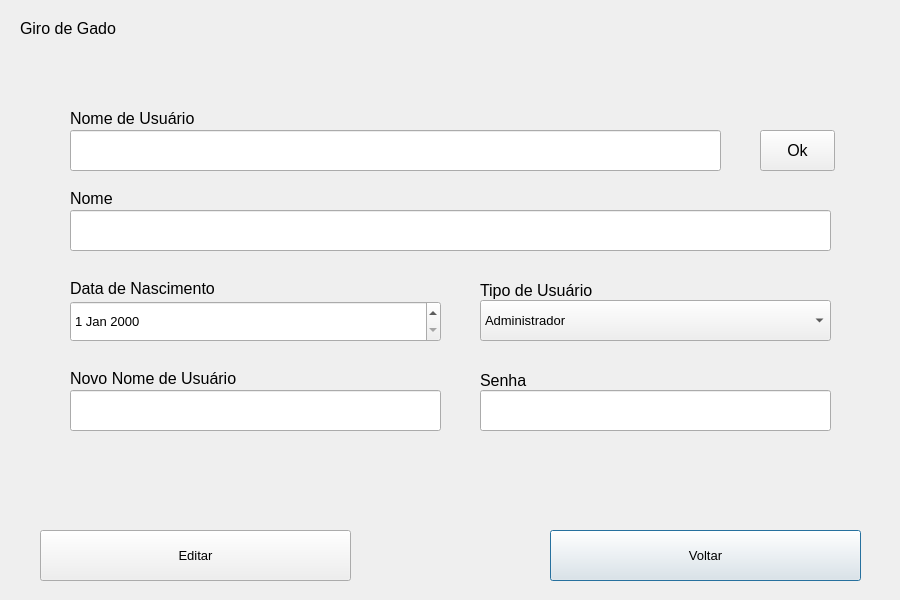
<?xml version="1.0" encoding="UTF-8"?>
<ui version="4.0">
 <class>UserEditScreen</class>
 <widget class="QDialog" name="UserEditScreen">
  <property name="geometry">
   <rect>
    <x>0</x>
    <y>0</y>
    <width>900</width>
    <height>600</height>
   </rect>
  </property>
  <property name="windowTitle">
   <string>Tela de Edição de Usuário</string>
  </property>
  <widget class="QLineEdit" name="inputNewNickname">
   <property name="geometry">
    <rect>
     <x>70</x>
     <y>390</y>
     <width>371</width>
     <height>41</height>
    </rect>
   </property>
   <property name="font">
    <font>
     <pointsize>12</pointsize>
    </font>
   </property>
   <property name="text">
    <string/>
   </property>
   <property name="echoMode">
    <enum>QLineEdit::Normal</enum>
   </property>
  </widget>
  <widget class="QComboBox" name="userType">
   <property name="geometry">
    <rect>
     <x>480</x>
     <y>300</y>
     <width>351</width>
     <height>41</height>
    </rect>
   </property>
   <property name="font">
    <font>
     <pointsize>10</pointsize>
    </font>
   </property>
   <item>
    <property name="text">
     <string>Administrador</string>
    </property>
   </item>
   <item>
    <property name="text">
     <string>Funcionário</string>
    </property>
   </item>
  </widget>
  <widget class="QLineEdit" name="inputPassword">
   <property name="geometry">
    <rect>
     <x>480</x>
     <y>390</y>
     <width>351</width>
     <height>41</height>
    </rect>
   </property>
   <property name="font">
    <font>
     <pointsize>12</pointsize>
    </font>
   </property>
   <property name="text">
    <string/>
   </property>
   <property name="echoMode">
    <enum>QLineEdit::Password</enum>
   </property>
  </widget>
  <widget class="QLabel" name="labelNewNickname">
   <property name="geometry">
    <rect>
     <x>70</x>
     <y>370</y>
     <width>221</width>
     <height>16</height>
    </rect>
   </property>
   <property name="font">
    <font>
     <pointsize>12</pointsize>
    </font>
   </property>
   <property name="text">
    <string>Novo Nome de Usuário</string>
   </property>
  </widget>
  <widget class="QLabel" name="labelName">
   <property name="geometry">
    <rect>
     <x>70</x>
     <y>190</y>
     <width>61</width>
     <height>16</height>
    </rect>
   </property>
   <property name="font">
    <font>
     <pointsize>12</pointsize>
    </font>
   </property>
   <property name="text">
    <string>Nome</string>
   </property>
  </widget>
  <widget class="QLineEdit" name="inputName">
   <property name="geometry">
    <rect>
     <x>70</x>
     <y>210</y>
     <width>761</width>
     <height>41</height>
    </rect>
   </property>
   <property name="font">
    <font>
     <pointsize>12</pointsize>
    </font>
   </property>
  </widget>
  <widget class="QLabel" name="labelTitle">
   <property name="geometry">
    <rect>
     <x>20</x>
     <y>20</y>
     <width>121</width>
     <height>16</height>
    </rect>
   </property>
   <property name="font">
    <font>
     <pointsize>12</pointsize>
    </font>
   </property>
   <property name="text">
    <string>Giro de Gado</string>
   </property>
  </widget>
  <widget class="QLabel" name="labelPassword">
   <property name="geometry">
    <rect>
     <x>480</x>
     <y>370</y>
     <width>61</width>
     <height>21</height>
    </rect>
   </property>
   <property name="font">
    <font>
     <pointsize>12</pointsize>
    </font>
   </property>
   <property name="text">
    <string>Senha</string>
   </property>
  </widget>
  <widget class="QDateEdit" name="dateEdit">
   <property name="geometry">
    <rect>
     <x>70</x>
     <y>301</y>
     <width>371</width>
     <height>41</height>
    </rect>
   </property>
   <property name="font">
    <font>
     <pointsize>10</pointsize>
    </font>
   </property>
  </widget>
  <widget class="QPushButton" name="backButton">
   <property name="geometry">
    <rect>
     <x>550</x>
     <y>530</y>
     <width>311</width>
     <height>51</height>
    </rect>
   </property>
   <property name="font">
    <font>
     <pointsize>10</pointsize>
    </font>
   </property>
   <property name="text">
    <string>Voltar</string>
   </property>
  </widget>
  <widget class="QLabel" name="labelBirthDate">
   <property name="geometry">
    <rect>
     <x>70</x>
     <y>280</y>
     <width>191</width>
     <height>16</height>
    </rect>
   </property>
   <property name="font">
    <font>
     <pointsize>12</pointsize>
    </font>
   </property>
   <property name="text">
    <string>Data de Nascimento</string>
   </property>
  </widget>
  <widget class="QPushButton" name="signButton">
   <property name="geometry">
    <rect>
     <x>40</x>
     <y>530</y>
     <width>311</width>
     <height>51</height>
    </rect>
   </property>
   <property name="font">
    <font>
     <pointsize>10</pointsize>
    </font>
   </property>
   <property name="text">
    <string>Editar</string>
   </property>
  </widget>
  <widget class="QLabel" name="labelUserType">
   <property name="geometry">
    <rect>
     <x>480</x>
     <y>280</y>
     <width>191</width>
     <height>21</height>
    </rect>
   </property>
   <property name="font">
    <font>
     <pointsize>12</pointsize>
    </font>
   </property>
   <property name="text">
    <string>Tipo de Usuário</string>
   </property>
  </widget>
  <widget class="QPushButton" name="okButton">
   <property name="geometry">
    <rect>
     <x>760</x>
     <y>130</y>
     <width>75</width>
     <height>41</height>
    </rect>
   </property>
   <property name="font">
    <font>
     <pointsize>12</pointsize>
    </font>
   </property>
   <property name="text">
    <string>Ok</string>
   </property>
  </widget>
  <widget class="QLineEdit" name="inputNickname">
   <property name="geometry">
    <rect>
     <x>70</x>
     <y>130</y>
     <width>651</width>
     <height>41</height>
    </rect>
   </property>
   <property name="font">
    <font>
     <pointsize>12</pointsize>
    </font>
   </property>
  </widget>
  <widget class="QLabel" name="labelNickname">
   <property name="geometry">
    <rect>
     <x>70</x>
     <y>110</y>
     <width>151</width>
     <height>16</height>
    </rect>
   </property>
   <property name="font">
    <font>
     <pointsize>12</pointsize>
    </font>
   </property>
   <property name="text">
    <string>Nome de Usuário</string>
   </property>
  </widget>
 </widget>
 <resources/>
 <connections/>
</ui>
